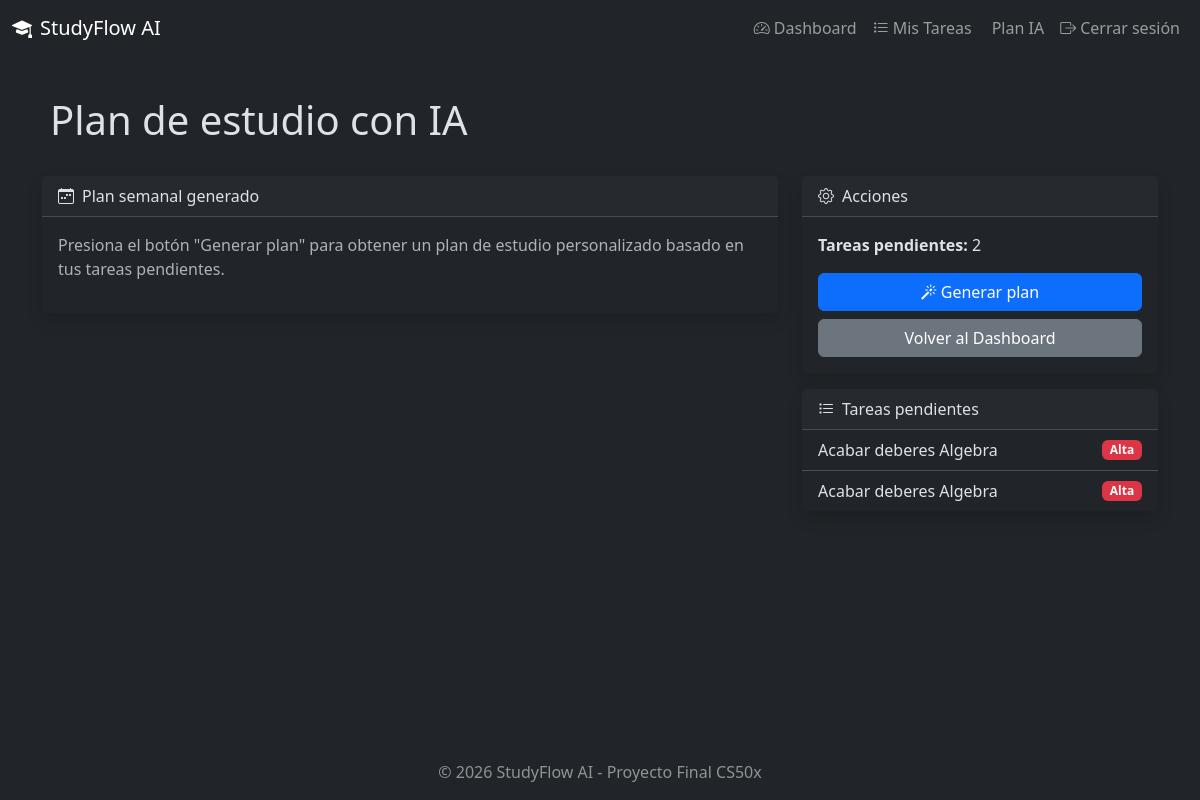
The app's page /ai/plan (signed in) with its own data.
### models.py (models this page shows, shortened)
class Task(db.Model):
    __tablename__ = "tasks"
    id = db.Column(db.Integer, primary_key=True)
    title = db.Column(db.String(200), nullable=False)
    description = db.Column(db.Text, nullable=True)
    subject = db.Column(db.String(100), nullable=False)
    priority = db.Column(
        db.String(20),
        nullable=False,
        default="medium"
    )
    due_date = db.Column(db.Date, nullable=True)
    estimated_time = db.Column(db.Integer, nullable=True)
    completed = db.Column(db.Boolean, default=False)
    created_at = db.Column(db.DateTime, default=datetime.utcnow)
    user_id = db.Column(
        db.Integer,
        db.ForeignKey("users.id"),
        nullable=False
    )
    def get_priority_label(self):
        labels = {
            "low": "Baja",
            "medium": "Media",
            "high": "Alta"
        }
        return labels.get(self.priority, "Media")

### routes/ai.py (the view)
@ai_bp.route('/plan')
@login_required
def plan():
    tasks = Task.query.filter_by(user_id=current_user.id, completed=False).all()
    return render_template('ai_plan.html', tasks=tasks, plan=None)

### app.py (called while the page is built)
def create_app():
    app = Flask(__name__)
    app.config.from_object(Config)
    db.init_app(app)
    login_manager.init_app(app)
    csrf.init_app(app)
    app.register_blueprint(auth_bp, url_prefix='/auth')
    app.register_blueprint(tasks_bp, url_prefix='/tasks')
    app.register_blueprint(dashboard_bp, url_prefix='/dashboard')
    app.register_blueprint(ai_bp, url_prefix='/ai')
    @login_manager.user_loader
    def load_user(user_id):
        return User.query.get(int(user_id))
    @app.errorhandler(404)
    def not_found(error):
        return render_template('404.html'), 404
    @app.errorhandler(500)
    def internal_error(error):
        db.session.rollback()
        return render_template('500.html'), 500
    @app.route('/')
    def index():
        return render_template('index.html')
    return app

### templates/ai_plan.html (shortened to what this page needs)
{% extends "base.html" %}
{% block content %}
<div class="d-flex justify-content-between align-items-center mb-4">
  <h1>Plan de estudio con IA</h1>
</div>
<div class="row">
  <div class="col-md-8">
    <div class="card shadow">
      <div class="card-header">
        <i class="bi bi-calendar-week me-2"></i>Plan semanal generado
      </div>
      <div class="card-body">
        {% if plan %}
        <div class="plan-content">{{ plan|replace('\n', '<br />')|safe }}</div>
        {% else %}
        <p class="text-muted">
          Presiona el botón "Generar plan" para obtener un plan de estudio
          personalizado basado en tus tareas pendientes.
        </p>
        {% endif %}
      </div>
    </div>
  </div>
  <div class="col-md-4">
    <div class="card shadow">
      <div class="card-header"><i class="bi bi-gear me-2"></i>Acciones</div>
      <div class="card-body">
        <p><strong>Tareas pendientes:</strong> {{ tasks|length }}</p>
        <form method="POST" action="{{ url_for('ai.generate_plan') }}">
          <button type="submit" class="btn btn-primary w-100 mb-2">
            <i class="bi bi-magic me-1"></i>Generar plan
          </button>
        </form>
        <a
          href="{{ url_for('dashboard.dashboard') }}"
          class="btn btn-secondary w-100"
          >Volver al Dashboard</a
        >
      </div>
    </div>
    <div class="card shadow mt-3">
      <div class="card-header">
        <i class="bi bi-list-task me-2"></i>Tareas pendientes
      </div>
      <ul class="list-group list-group-flush">
        {% for task in tasks %}
        <li
          class="list-group-item d-flex justify-content-between align-items-center"
        >
          {{ task.title }}
          <span
            class="badge {% if task.priority == 'high' %}bg-danger{% elif task.priority == 'medium' %}bg-warning{% else %}bg-info{% endif %}"
            >{{ task.get_priority_label() }}</span
          >
        </li>
        {% else %}
        <li class="list-group-item text-muted">No hay tareas pendientes.</li>
        {% endfor %}
      </ul>
    </div>
  </div>
</div>
{% endblock %}

### static/css/style.css (style rules this page uses)
body { min-height: 100vh; display: flex; flex-direction: column; }
.card { border: none; box-shadow: 0 4px 6px rgba(0, 0, 0, 0.1); transition: transform 0.2s; }
.card, .list-group-item { animation: fadeIn 0.5s ease-out; }
.list-group-item { background-color: var(--bs-dark); border-color: var(--bs-gray-700); }

### records on screen
Task: title "Acabar deberes Algebra", get_priority_label "Alta"
Task: title "Acabar deberes Algebra", get_priority_label "Alta"

### other values on screen
{{ tasks|length }} "2"
